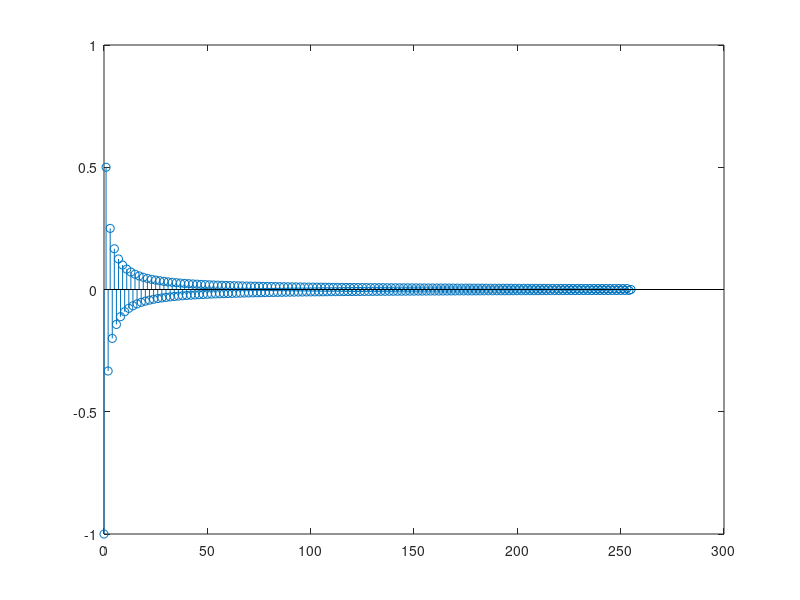

MATLAB code to generate this figure:
n = 0:255;
m = 0:255;
hd = zeros(size(n));
if m==0
    hd(m) = 0;
end
for m = 1:255;
    hd(m) = power(-1,m)/m;
end
stem(n,hd);